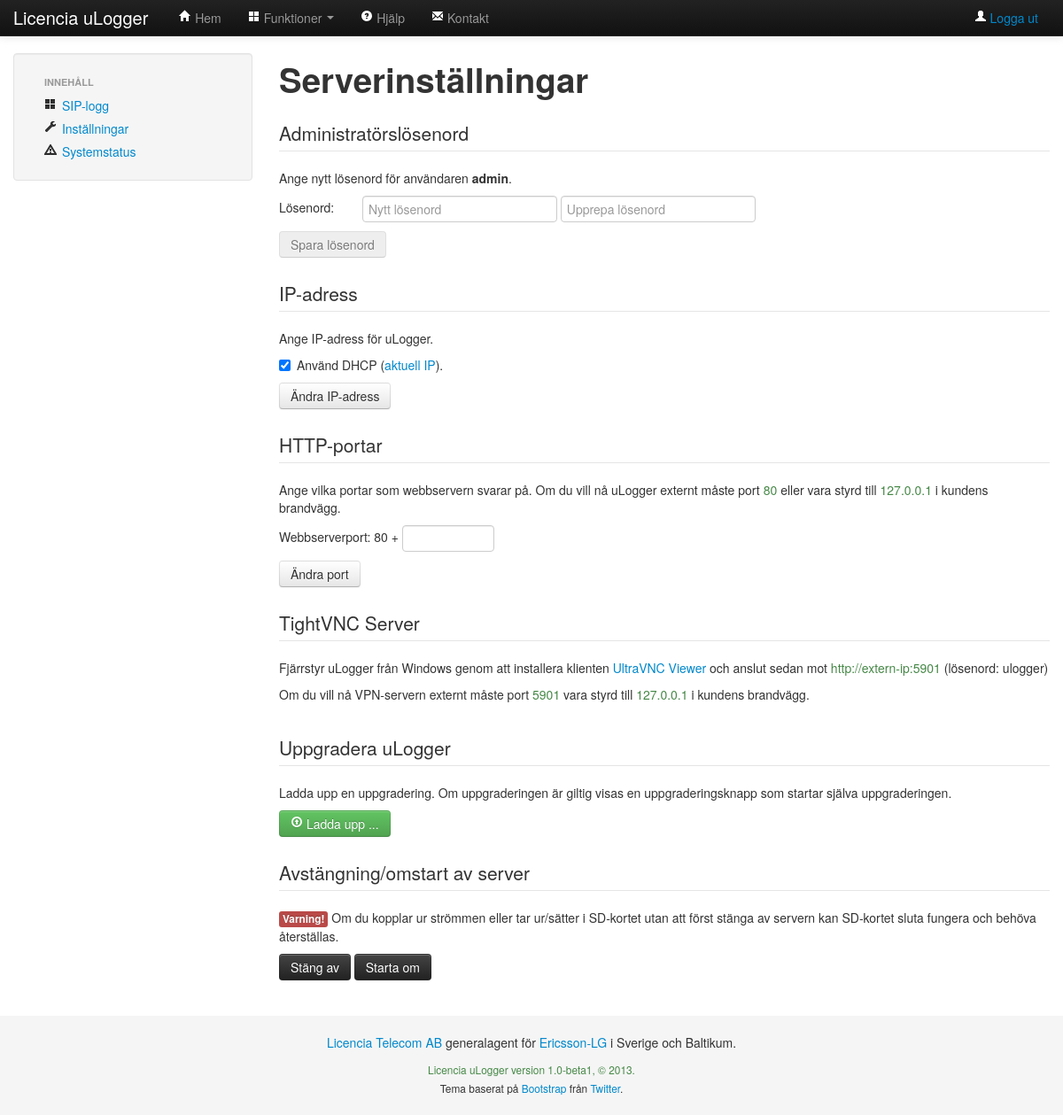
Before: /var/www/settings.php (signed in) with the older database file.
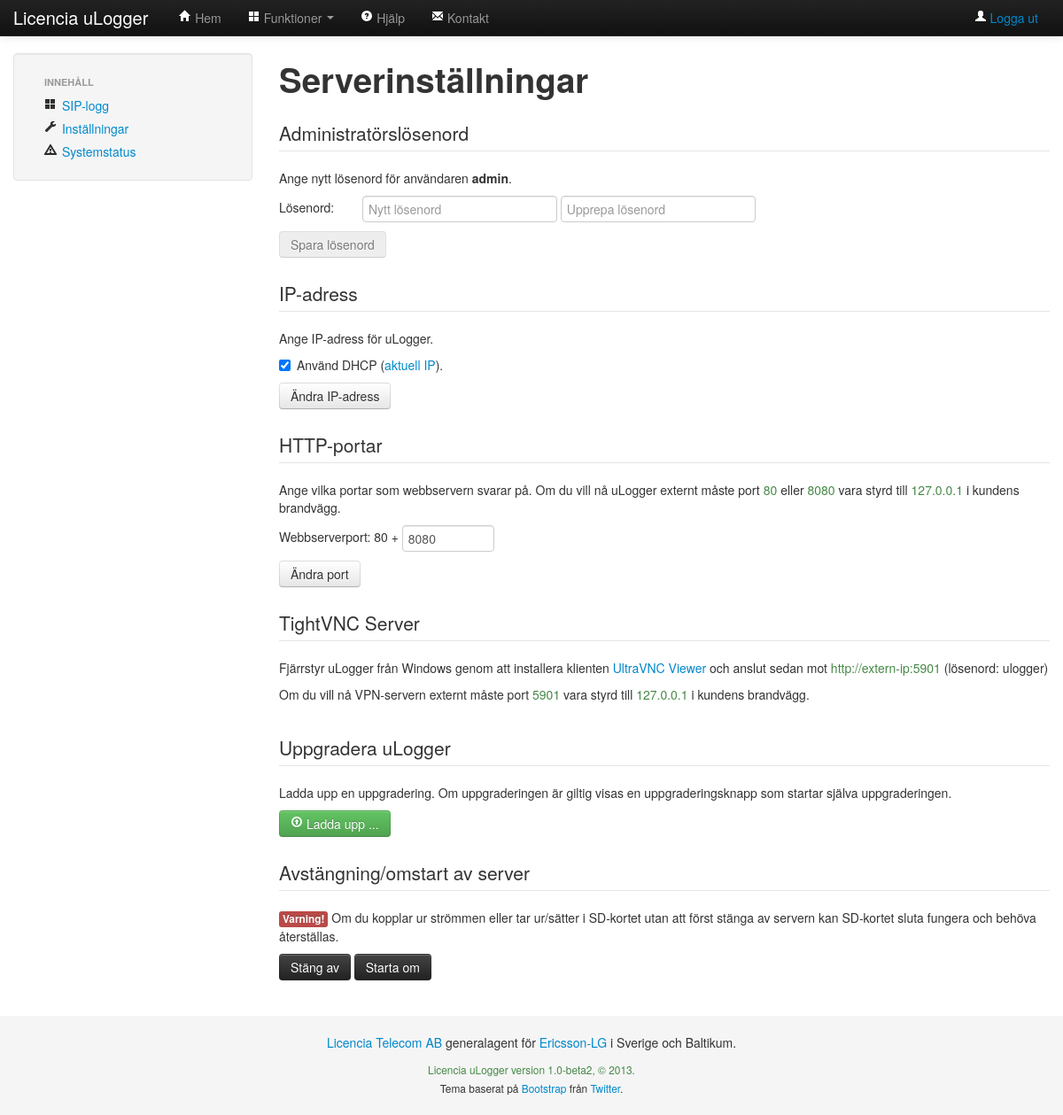
After: the same page with the newer database file.
### tables this page shows
CREATE TABLE IF NOT EXISTS `data` (
  `name` varchar(64) NOT NULL,
  `value` varchar(512) NOT NULL,
  PRIMARY KEY (`name`)
);

### home/ulogger/database.php (called while the page is built, shortened)
<?php
function connect_to_db() {
  $mysqli = new mysqli("localhost", DB_USER, DB_PASS, DB_NAME);
  if (mysqli_connect_errno()) {
    exit();
  }
  else {
    return $mysqli;
  }
}
function getVar($name, $value = "") {
  if ($mysqli = connect_to_db()) {
    $result = $mysqli->query("SELECT value FROM data WHERE name = '" . $name. "'");
    if ($row = $result->fetch_assoc()) {
      return $row['value'];
    }
    else {
      return $value;
    }
  }
}
?>

### var/www/ulogger/raspcontrol/rbpi.php (called while the page is built, shortened)
<?php
class Rbpi {
  public static function ip() {
    return $_SERVER['SERVER_ADDR'];
  }
}
?>

### var/www/settings.php (the view, shortened to what the changed rows need)
<!DOCTYPE html>
<html>
<head>
  <link rel="stylesheet" href="bootstrap/file-upload/jquery.fileupload-ui.css">
</head>
<body>
  <?php include("ulogger/templates/menu.tpl.php"); ?>
  <div id="page">
    <div class="container">
    <div class="row">
      <div class="span9">
        <h1 class="page-title">Serverinställningar</h1>
        <fieldset class="top-buffer">
          <p>Ange nytt lösenord för användaren <strong><?php echo getVar('ulogger_admin_user', "admin"); ?></strong>.</p>
        </fieldset>
        <fieldset class="top-buffer">
          <p>Ange vilka portar som webbservern svarar på. Om du vill nå uLogger externt måste port
          <span class="text-success">80</span> eller <span class="text-success"><?php echo getVar('ulogger_http_port', ""); ?></span> vara styrd till <span class="text-success"><?php echo Rbpi::ip(); ?></span> i kundens brandvägg.</p>
          <div class="form-inline control-group">
            <label>Webbserverport: </label> 80 +
            <input type="text" id="http_port" class="input-small" size="5" value="<?php echo getVar('ulogger_http_port', ""); ?>">
          </div>
        </fieldset>
      </div>
    </div>
    </div>
  </div>
  <?php include("ulogger/templates/footer.tpl.php"); ?>
</body>
</html>

### var/www/ulogger/templates/menu.tpl.php (shortened to what the changed rows need)
<div class="navbar navbar-inverse navbar-fixed-top">
  <div class="navbar-inner">
    <div class="container">
      <a class="brand" href="/">Licencia uLogger</a>
      <div class="nav-collapse collapse" id="main-menu">
        <ul class="nav">
        </ul>
        <div class="navbar-form pull-right">
        </div>
      </div>
    </div>
  </div>
</div>

### var/www/ulogger/templates/footer.tpl.php (shortened to what the changed rows need)
<div id="footer">
  <div class="footer-inner">
    <div class="text-success"><small><?php echo sprintf(ULOGGER_VERSION_STRING, getVar('ulogger_version', UNKNOWN)); ?></small></div>
  </div>
</div>

Changed rows visible on the page:
added data: value "admin"
now on this page (row edited): data: value "8080"
changed data: value "Licencia uLogger version 1.0-beta1, © 2013." → "Licencia uLogger version 1.0-beta2, © 2013."
Other visible differences:
getVar('ulogger_admin_user', "admin"): "admin" → (not shown)
